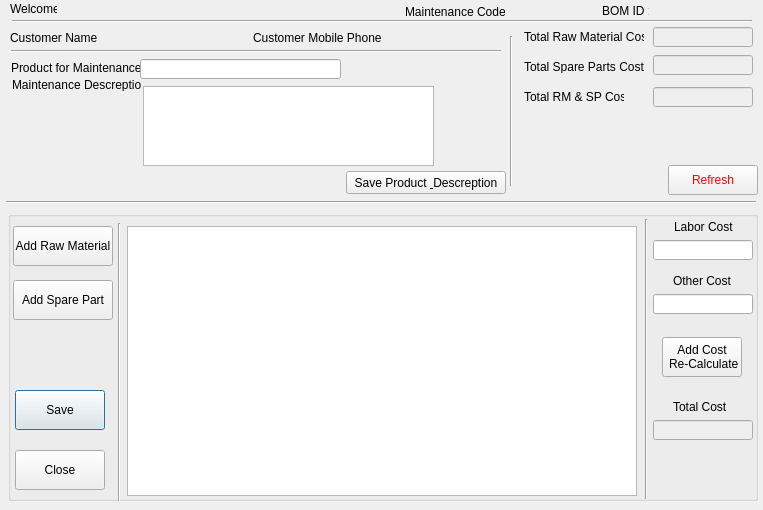
<?xml version="1.0" encoding="UTF-8"?>
<ui version="4.0">
 <class>createBOMDialog</class>
 <widget class="QDialog" name="createBOMDialog">
  <property name="geometry">
   <rect>
    <x>0</x>
    <y>0</y>
    <width>763</width>
    <height>510</height>
   </rect>
  </property>
  <property name="windowTitle">
   <string>Create BOM</string>
  </property>
  <widget class="QLabel" name="label">
   <property name="geometry">
    <rect>
     <x>10</x>
     <y>-1</y>
     <width>47</width>
     <height>20</height>
    </rect>
   </property>
   <property name="text">
    <string>Welcome, </string>
   </property>
  </widget>
  <widget class="QLabel" name="loggedUserlbl">
   <property name="geometry">
    <rect>
     <x>61</x>
     <y>0</y>
     <width>180</width>
     <height>20</height>
    </rect>
   </property>
   <property name="font">
    <font>
     <weight>75</weight>
     <bold>true</bold>
    </font>
   </property>
   <property name="text">
    <string/>
   </property>
  </widget>
  <widget class="Line" name="line">
   <property name="geometry">
    <rect>
     <x>12</x>
     <y>20</y>
     <width>740</width>
     <height>3</height>
    </rect>
   </property>
   <property name="orientation">
    <enum>Qt::Horizontal</enum>
   </property>
  </widget>
  <widget class="QLabel" name="label_3">
   <property name="geometry">
    <rect>
     <x>10</x>
     <y>31</y>
     <width>90</width>
     <height>13</height>
    </rect>
   </property>
   <property name="text">
    <string>Customer Name :</string>
   </property>
  </widget>
  <widget class="QLabel" name="label_4">
   <property name="geometry">
    <rect>
     <x>253</x>
     <y>31</y>
     <width>130</width>
     <height>13</height>
    </rect>
   </property>
   <property name="text">
    <string>Customer Mobile Phone :</string>
   </property>
  </widget>
  <widget class="QLabel" name="label_5">
   <property name="geometry">
    <rect>
     <x>11</x>
     <y>61</y>
     <width>130</width>
     <height>13</height>
    </rect>
   </property>
   <property name="text">
    <string>Product for Maintenance :</string>
   </property>
  </widget>
  <widget class="QLabel" name="label_6">
   <property name="geometry">
    <rect>
     <x>12</x>
     <y>78</y>
     <width>130</width>
     <height>13</height>
    </rect>
   </property>
   <property name="text">
    <string>Maintenance Descreption :</string>
   </property>
  </widget>
  <widget class="QLabel" name="customerNamelbl">
   <property name="geometry">
    <rect>
     <x>96</x>
     <y>32</y>
     <width>151</width>
     <height>16</height>
    </rect>
   </property>
   <property name="font">
    <font>
     <weight>75</weight>
     <bold>true</bold>
    </font>
   </property>
   <property name="text">
    <string/>
   </property>
  </widget>
  <widget class="QLabel" name="customerMPhonelbl">
   <property name="geometry">
    <rect>
     <x>376</x>
     <y>31</y>
     <width>121</width>
     <height>16</height>
    </rect>
   </property>
   <property name="font">
    <font>
     <weight>75</weight>
     <bold>true</bold>
    </font>
   </property>
   <property name="text">
    <string/>
   </property>
  </widget>
  <widget class="Line" name="line_2">
   <property name="geometry">
    <rect>
     <x>6</x>
     <y>201</y>
     <width>750</width>
     <height>3</height>
    </rect>
   </property>
   <property name="orientation">
    <enum>Qt::Horizontal</enum>
   </property>
  </widget>
  <widget class="QLabel" name="label_10">
   <property name="geometry">
    <rect>
     <x>405</x>
     <y>5</y>
     <width>100</width>
     <height>13</height>
    </rect>
   </property>
   <property name="text">
    <string>Maintenance Code :</string>
   </property>
  </widget>
  <widget class="QLabel" name="maintenanceCodelbl">
   <property name="geometry">
    <rect>
     <x>505</x>
     <y>5</y>
     <width>100</width>
     <height>13</height>
    </rect>
   </property>
   <property name="font">
    <font>
     <weight>75</weight>
     <bold>true</bold>
    </font>
   </property>
   <property name="text">
    <string/>
   </property>
  </widget>
  <widget class="QLabel" name="label_12">
   <property name="geometry">
    <rect>
     <x>602</x>
     <y>6</y>
     <width>47</width>
     <height>10</height>
    </rect>
   </property>
   <property name="text">
    <string>BOM ID :</string>
   </property>
  </widget>
  <widget class="QLabel" name="bomCodelbl">
   <property name="geometry">
    <rect>
     <x>650</x>
     <y>2</y>
     <width>100</width>
     <height>20</height>
    </rect>
   </property>
   <property name="font">
    <font>
     <weight>75</weight>
     <bold>true</bold>
    </font>
   </property>
   <property name="text">
    <string/>
   </property>
  </widget>
  <widget class="QLabel" name="label_14">
   <property name="geometry">
    <rect>
     <x>524</x>
     <y>30</y>
     <width>120</width>
     <height>13</height>
    </rect>
   </property>
   <property name="text">
    <string>Total Raw Material Cost :</string>
   </property>
  </widget>
  <widget class="QLabel" name="label_15">
   <property name="geometry">
    <rect>
     <x>524</x>
     <y>60</y>
     <width>120</width>
     <height>13</height>
    </rect>
   </property>
   <property name="text">
    <string>Total Spare Parts Cost :</string>
   </property>
  </widget>
  <widget class="QLabel" name="label_16">
   <property name="geometry">
    <rect>
     <x>524</x>
     <y>90</y>
     <width>100</width>
     <height>13</height>
    </rect>
   </property>
   <property name="text">
    <string>Total RM &amp; SP Cost :</string>
   </property>
  </widget>
  <widget class="QLineEdit" name="totalRMCled">
   <property name="enabled">
    <bool>false</bool>
   </property>
   <property name="geometry">
    <rect>
     <x>653</x>
     <y>27</y>
     <width>100</width>
     <height>20</height>
    </rect>
   </property>
   <property name="font">
    <font>
     <weight>75</weight>
     <bold>true</bold>
    </font>
   </property>
   <property name="styleSheet">
    <string notr="true">color: rgb(255, 0, 0);</string>
   </property>
   <property name="alignment">
    <set>Qt::AlignCenter</set>
   </property>
  </widget>
  <widget class="QLineEdit" name="totalSPCled">
   <property name="enabled">
    <bool>false</bool>
   </property>
   <property name="geometry">
    <rect>
     <x>653</x>
     <y>55</y>
     <width>100</width>
     <height>20</height>
    </rect>
   </property>
   <property name="font">
    <font>
     <weight>75</weight>
     <bold>true</bold>
    </font>
   </property>
   <property name="styleSheet">
    <string notr="true">color: rgb(255, 0, 0);</string>
   </property>
   <property name="alignment">
    <set>Qt::AlignCenter</set>
   </property>
  </widget>
  <widget class="QLineEdit" name="totalRMSPCled">
   <property name="enabled">
    <bool>false</bool>
   </property>
   <property name="geometry">
    <rect>
     <x>653</x>
     <y>87</y>
     <width>100</width>
     <height>20</height>
    </rect>
   </property>
   <property name="font">
    <font>
     <weight>75</weight>
     <bold>true</bold>
    </font>
   </property>
   <property name="styleSheet">
    <string notr="true">color: rgb(255, 0, 0);</string>
   </property>
   <property name="alignment">
    <set>Qt::AlignCenter</set>
   </property>
  </widget>
  <widget class="Line" name="line_8">
   <property name="geometry">
    <rect>
     <x>510</x>
     <y>36</y>
     <width>3</width>
     <height>150</height>
    </rect>
   </property>
   <property name="orientation">
    <enum>Qt::Vertical</enum>
   </property>
  </widget>
  <widget class="Line" name="line_3">
   <property name="geometry">
    <rect>
     <x>11</x>
     <y>50</y>
     <width>490</width>
     <height>3</height>
    </rect>
   </property>
   <property name="orientation">
    <enum>Qt::Horizontal</enum>
   </property>
  </widget>
  <widget class="QLineEdit" name="productMaintled">
   <property name="geometry">
    <rect>
     <x>140</x>
     <y>59</y>
     <width>201</width>
     <height>20</height>
    </rect>
   </property>
  </widget>
  <widget class="QPlainTextEdit" name="maintdesled">
   <property name="geometry">
    <rect>
     <x>143</x>
     <y>86</y>
     <width>291</width>
     <height>80</height>
    </rect>
   </property>
  </widget>
  <widget class="QGroupBox" name="bomgroupbox">
   <property name="geometry">
    <rect>
     <x>8</x>
     <y>211</y>
     <width>750</width>
     <height>290</height>
    </rect>
   </property>
   <property name="title">
    <string/>
   </property>
   <widget class="QPushButton" name="savebtn">
    <property name="geometry">
     <rect>
      <x>7</x>
      <y>179</y>
      <width>90</width>
      <height>40</height>
     </rect>
    </property>
    <property name="text">
     <string>Save</string>
    </property>
   </widget>
   <widget class="QLineEdit" name="laborCostled">
    <property name="geometry">
     <rect>
      <x>645</x>
      <y>29</y>
      <width>100</width>
      <height>20</height>
     </rect>
    </property>
    <property name="alignment">
     <set>Qt::AlignCenter</set>
    </property>
   </widget>
   <widget class="QLineEdit" name="otherCostlbl">
    <property name="geometry">
     <rect>
      <x>645</x>
      <y>83</y>
      <width>100</width>
      <height>20</height>
     </rect>
    </property>
    <property name="alignment">
     <set>Qt::AlignCenter</set>
    </property>
   </widget>
   <widget class="QLabel" name="label_19">
    <property name="geometry">
     <rect>
      <x>665</x>
      <y>189</y>
      <width>60</width>
      <height>13</height>
     </rect>
    </property>
    <property name="text">
     <string>Total Cost</string>
    </property>
   </widget>
   <widget class="QPushButton" name="addNewRMbtn">
    <property name="geometry">
     <rect>
      <x>5</x>
      <y>15</y>
      <width>100</width>
      <height>40</height>
     </rect>
    </property>
    <property name="text">
     <string>Add Raw Material</string>
    </property>
   </widget>
   <widget class="QLabel" name="label_18">
    <property name="geometry">
     <rect>
      <x>665</x>
      <y>63</y>
      <width>60</width>
      <height>13</height>
     </rect>
    </property>
    <property name="text">
     <string>Other Cost</string>
    </property>
   </widget>
   <widget class="QLineEdit" name="totalCostled">
    <property name="enabled">
     <bool>false</bool>
    </property>
    <property name="geometry">
     <rect>
      <x>645</x>
      <y>209</y>
      <width>100</width>
      <height>20</height>
     </rect>
    </property>
    <property name="font">
     <font>
      <weight>75</weight>
      <bold>true</bold>
     </font>
    </property>
    <property name="styleSheet">
     <string notr="true">color: rgb(255, 0, 0);</string>
    </property>
    <property name="alignment">
     <set>Qt::AlignCenter</set>
    </property>
   </widget>
   <widget class="Line" name="line_7">
    <property name="geometry">
     <rect>
      <x>106</x>
      <y>12</y>
      <width>10</width>
      <height>280</height>
     </rect>
    </property>
    <property name="orientation">
     <enum>Qt::Vertical</enum>
    </property>
   </widget>
   <widget class="QLabel" name="label_17">
    <property name="geometry">
     <rect>
      <x>666</x>
      <y>9</y>
      <width>60</width>
      <height>13</height>
     </rect>
    </property>
    <property name="text">
     <string>Labor Cost</string>
    </property>
   </widget>
   <widget class="QPushButton" name="closebtn">
    <property name="geometry">
     <rect>
      <x>7</x>
      <y>239</y>
      <width>90</width>
      <height>40</height>
     </rect>
    </property>
    <property name="text">
     <string>Close</string>
    </property>
   </widget>
   <widget class="QPushButton" name="calcfinbtn">
    <property name="geometry">
     <rect>
      <x>654</x>
      <y>126</y>
      <width>80</width>
      <height>40</height>
     </rect>
    </property>
    <property name="text">
     <string>Add Cost  
 Re-Calculate</string>
    </property>
   </widget>
   <widget class="QPushButton" name="addNewSPbtn">
    <property name="geometry">
     <rect>
      <x>5</x>
      <y>69</y>
      <width>100</width>
      <height>40</height>
     </rect>
    </property>
    <property name="text">
     <string>Add Spare Part</string>
    </property>
   </widget>
   <widget class="Line" name="line_9">
    <property name="geometry">
     <rect>
      <x>637</x>
      <y>8</y>
      <width>3</width>
      <height>280</height>
     </rect>
    </property>
    <property name="orientation">
     <enum>Qt::Vertical</enum>
    </property>
   </widget>
   <widget class="QTableView" name="tableView">
    <property name="geometry">
     <rect>
      <x>119</x>
      <y>15</y>
      <width>510</width>
      <height>270</height>
     </rect>
    </property>
    <property name="editTriggers">
     <set>QAbstractItemView::NoEditTriggers</set>
    </property>
    <property name="tabKeyNavigation">
     <bool>false</bool>
    </property>
    <property name="showDropIndicator" stdset="0">
     <bool>false</bool>
    </property>
    <property name="dragDropOverwriteMode">
     <bool>false</bool>
    </property>
    <property name="selectionMode">
     <enum>QAbstractItemView::SingleSelection</enum>
    </property>
    <property name="selectionBehavior">
     <enum>QAbstractItemView::SelectRows</enum>
    </property>
   </widget>
  </widget>
  <widget class="QPushButton" name="calcinibtn">
   <property name="geometry">
    <rect>
     <x>668</x>
     <y>165</y>
     <width>90</width>
     <height>30</height>
    </rect>
   </property>
   <property name="styleSheet">
    <string notr="true">color: rgb(255, 0, 0);</string>
   </property>
   <property name="text">
    <string>Refresh</string>
   </property>
  </widget>
  <widget class="QPushButton" name="savereqdatabtn">
   <property name="geometry">
    <rect>
     <x>346</x>
     <y>171</y>
     <width>160</width>
     <height>23</height>
    </rect>
   </property>
   <property name="text">
    <string>Save Product &amp; Descreption</string>
   </property>
  </widget>
  <zorder>label</zorder>
  <zorder>loggedUserlbl</zorder>
  <zorder>line</zorder>
  <zorder>label_3</zorder>
  <zorder>label_4</zorder>
  <zorder>label_5</zorder>
  <zorder>label_6</zorder>
  <zorder>customerNamelbl</zorder>
  <zorder>customerMPhonelbl</zorder>
  <zorder>line_2</zorder>
  <zorder>label_10</zorder>
  <zorder>maintenanceCodelbl</zorder>
  <zorder>label_12</zorder>
  <zorder>bomCodelbl</zorder>
  <zorder>label_14</zorder>
  <zorder>label_15</zorder>
  <zorder>label_16</zorder>
  <zorder>totalRMCled</zorder>
  <zorder>totalSPCled</zorder>
  <zorder>totalRMSPCled</zorder>
  <zorder>line_8</zorder>
  <zorder>line_3</zorder>
  <zorder>productMaintled</zorder>
  <zorder>maintdesled</zorder>
  <zorder>bomgroupbox</zorder>
  <zorder>calcinibtn</zorder>
  <zorder>addNewRMbtn</zorder>
  <zorder>addNewSPbtn</zorder>
  <zorder>calcinibtn</zorder>
  <zorder>savereqdatabtn</zorder>
 </widget>
 <resources/>
 <connections/>
</ui>
